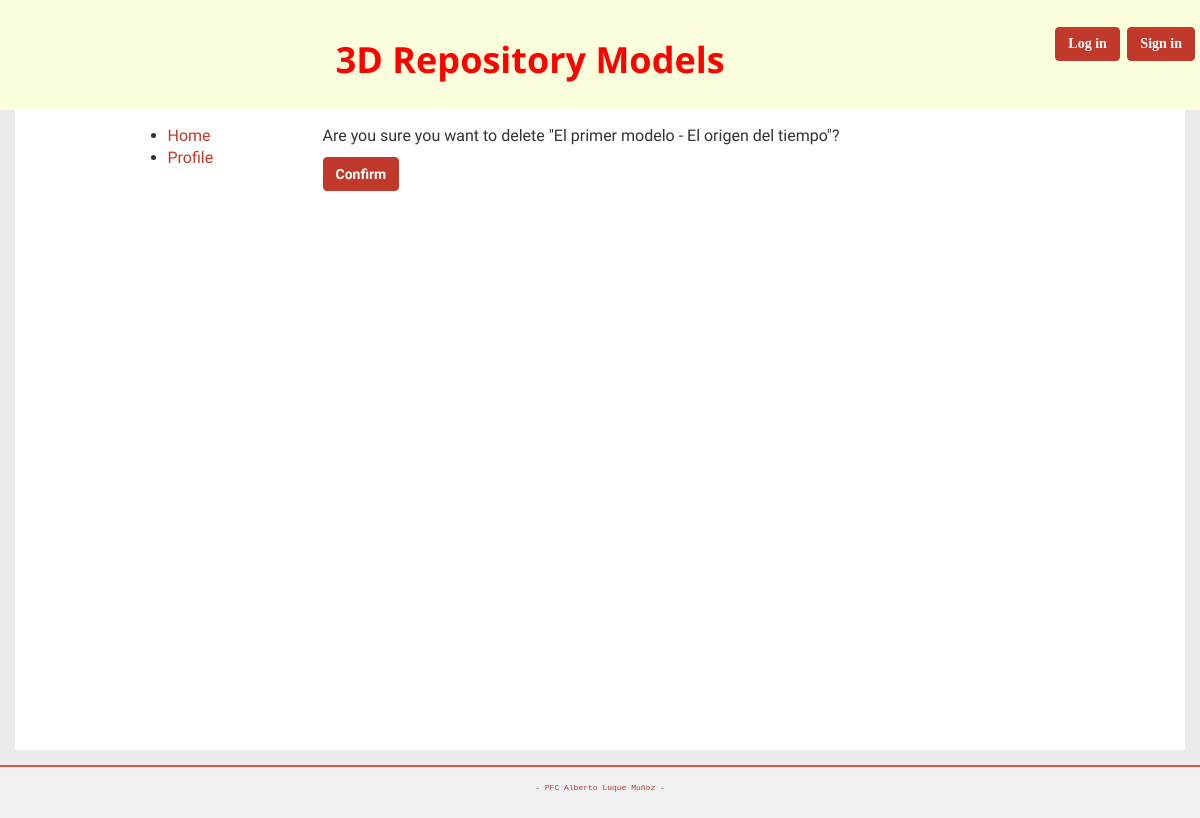
The page /modelos/1/eliminar/ on the database as committed earlier.
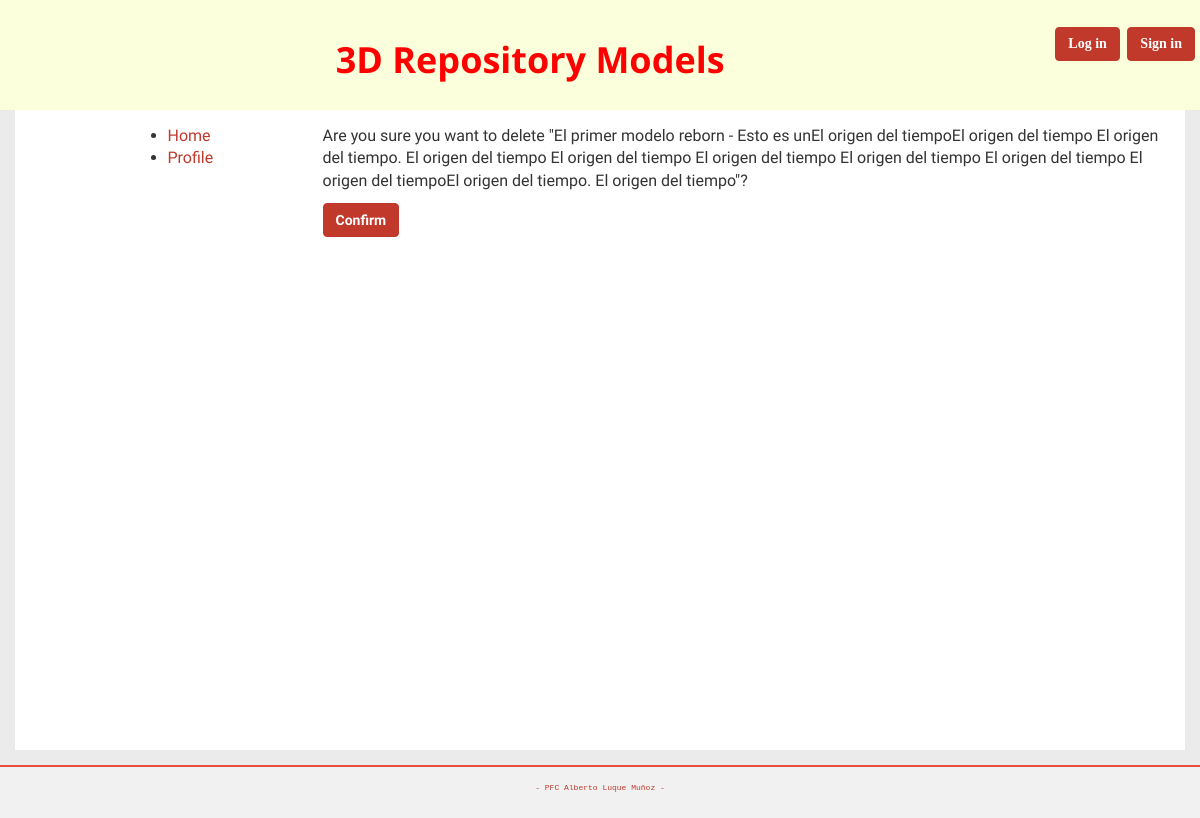
The same page on the database as committed later.
### Repositorio3D/modelos3D/models.py (models this page shows, shortened)
class Model3D(models.Model):
    nombre = models.CharField(max_length=100)
    descripcion = models.TextField(blank=True)
    valoracion = models.FloatField(
        validators=[MinValueValidator(0), MaxValueValidator(10)],
        default=0)
    user = models.ForeignKey(User, null=True)
    def __unicode__(self):
        return u'%s - %s' % (self.nombre, self.descripcion)
    class Meta:
        verbose_name = 'Modelo 3D'
        verbose_name_plural = 'Modelos 3D'

### Repositorio3D/modelos3D/views.py (the view)
# urls.py: url(r'modelos/(?P<modelo_id>\d+)/eliminar/$', views.EliminarModelo.as_view(), name="eliminar_modelo"),
class EliminarModelo(DeleteView):
    model = Model3D
    pk_url_kwarg = 'modelo_id'
    success_url = reverse_lazy('index')

### Repositorio3D/modelos3D/templates/modelos3D/model3d_confirm_delete.html (shortened to what this page needs)
{% extends "base/base.html" %}
{% load bootstrap3 %}
{% load i18n %}
{% block body %}
    <form action="" method="post">
        <p>{% trans "Are you sure you want to delete" %} "{{ object }}"?</p>
        {% buttons %}
            <button type="submit" class="btn btn-primary">
                {% trans "Confirm" %}
            </button>
        {% endbuttons %}
    </form>
{% endblock %}

Rows that differ between the two databases and show on the page:
changed Model3D: nombre+descripcion "El primer modelo - El origen del tiempo" → "El primer modelo reborn - Esto es unEl origen del tiempoEl origen del tiempo El origen del tiempo. El origen del tiempo El origen del tiempo El origen del tiempo El origen del tiempo El origen del tiempo El origen del tiempoEl origen del tiempo. El origen del tiempo"
